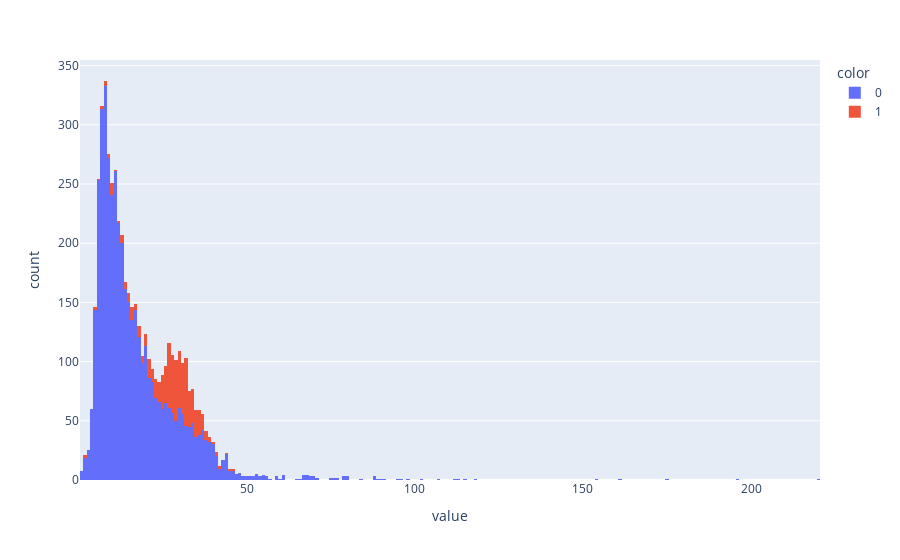

The notebook cell this image was saved under:
### Code cell
px.histogram(df["numWord"], color=df["target"])

### Figure 1 — Plotly figure (JSON) as saved in the notebook; plotly's stock layout.template omitted (floating-point values rounded to 4 significant figures; data arrays with more than 128 entries replaced by an {"elided": "..."} marker saying what was removed)
{"data": [{"alignmentgroup": "True", "bingroup": "x", "hovertemplate": "color=0<br>value=%{x}<br>count=%{y}<extra></extra>", "legendgroup": "0", "marker": {"color": "#636efa", "pattern": {"shape": ""}}, "name": "0", "offsetgroup": "0", "orientation": "v", "showlegend": true, "type": "histogram", "x": {"elided": "4516 int values"}, "xaxis": "x", "yaxis": "y"}, {"alignmentgroup": "True", "bingroup": "x", "hovertemplate": "color=1<br>value=%{x}<br>count=%{y}<extra></extra>", "legendgroup": "1", "marker": {"color": "#EF553B", "pattern": {"shape": ""}}, "name": "1", "offsetgroup": "1", "orientation": "v", "showlegend": true, "type": "histogram", "x": {"elided": "653 int values"}, "xaxis": "x", "yaxis": "y"}], "layout": {"barmode": "relative", "legend": {"title": {"text": "color"}, "tracegroupgap": 0}, "margin": {"t": 60}, "xaxis": {"anchor": "y", "domain": [0, 1], "title": {"text": "value"}}, "yaxis": {"anchor": "x", "domain": [0, 1], "title": {"text": "count"}}}}
